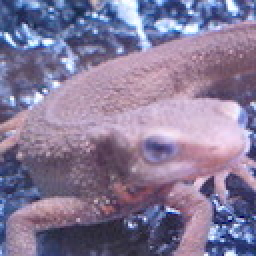
//> input picture imori.jpg, 128 x 128 px (shown 2 times larger)
$ ./answer_18   (built with g++ and OpenCV 4)
//> lines starting //> are read from the running program, lines starting //| are printed output that depends on the picture
#include <opencv2/core.hpp>
#include <opencv2/highgui.hpp>
#include <iostream>
#include <math.h>
//Emboss滤波器可以使物体轮廓更加清晰，

using namespace cv;

Mat emboss_filter(cv::Mat img, int kernel_size){
    int height = img.rows;
    int width = img.cols;
    int channel = img.channels();

    // prepare output
    cv::Mat out = cv::Mat::zeros(height, width, CV_8UC1);

    // prepare kernel
    double kernel[kernel_size][kernel_size] = {{-2, -1, 0}, {-1, 1, 1}, {0, 1, 2}};

    int pad = floor(kernel_size / 2);

    double v = 0;

    // filtering
    for (int y = 0; y < height; y++){
        for (int x = 0; x < width; x++){
            v = 0;
            for (int dy = -pad; dy < pad + 1; dy++){
                for (int dx = -pad; dx < pad + 1; dx++){
                    if (((y + dy) >= 0) && (( x + dx) >= 0) && ((y + dy) < height) && ((x + dx) < width)){
                        v += img.at<uchar>(y + dy, x + dx) * kernel[dy + pad][dx + pad];
                    }
                }
            }
            v = fmax(v, 0);
            v = fmin(v, 255);
            out.at<uchar>(y, x) = (uchar)v;
        }
    }
    return out;
}

int main(int argc, const char* argv[]){
    // read image
    cv::Mat gray = cv::imread("../imori.jpg", cv::IMREAD_GRAYSCALE);
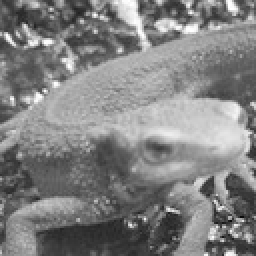
//> gray: 128 rows x 128 cols, CV_8UC1 (shown 2 times larger); min 8, max 255, mean 129.1

    // emboss filter
    cv::Mat out = emboss_filter(gray, 3);
//> the loop in emboss_filter, `for (int y = 0; y < height; y++)` made 128 passes
//> v on passes 1 to 12: 143, 0, 0, 0, 0, 0, 0, 0, 0, 0, 0, 0
//> after the loop in emboss_filter, `for (int y = 0; y < height; y++)`:
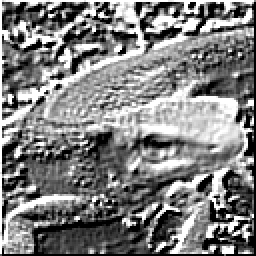
//> out: 128 rows x 128 cols, CV_8UC1 (shown 2 times larger); min 0, max 255, mean 126.8
//> after the loop in emboss_filter, `for (int y = 0; y < height; y++)`: v = 0

    //cv::imwrite("out.jpg", out);
    cv::imwrite("answer_18.jpg", out);

    return 0;
}

$ run again, with thorino.jpg copied over imori.jpg
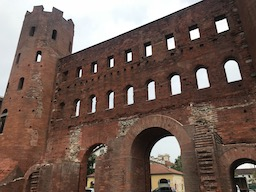
//> input picture thorino.jpg, 256 x 192 px
//> `cv::Mat gray = cv::imread("../imori.jpg", cv::IMREAD_GRAYSCALE);`:
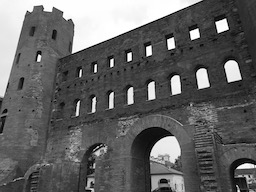
//> gray: 192 rows x 256 cols, CV_8UC1; min 0, max 255, mean 99.4
//> the loop in emboss_filter, `for (int y = 0; y < height; y++)` made 192 passes
//> v on passes 1 to 3: 51, 0, 0
//> after the loop in emboss_filter, `for (int y = 0; y < height; y++)`:
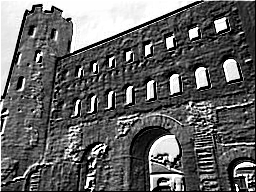
//> out: 192 rows x 256 cols, CV_8UC1; min 0, max 255, mean 99.2
//> after the loop in emboss_filter, `for (int y = 0; y < height; y++)`: v = 0
